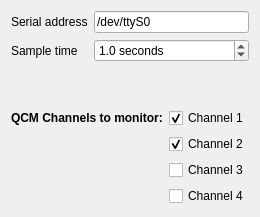
               <widget class="QWidget" name="page_deposition">
                <layout class="QGridLayout" name="gridLayout_18">
                 <item row="0" column="0">
                  <layout class="QVBoxLayout" name="verticalLayout_8">
                   <item>
                    <layout class="QGridLayout" name="gridLayout_8">
                     <item row="1" column="0">
                      <widget class="QLabel" name="label_26">
                       <property name="text">
                        <string>Sample time</string>
                       </property>
                      </widget>
                     </item>
                     <item row="1" column="1">
                      <widget class="QDoubleSpinBox" name="doubleSpinBox_5">
                       <property name="accessibleName">
                        <string>QCM_sampleTime</string>
                       </property>
                       <property name="suffix">
                        <string> seconds</string>
                       </property>
                       <property name="decimals">
                        <number>1</number>
                       </property>
                       <property name="maximum">
                        <double>60.000000000000000</double>
                       </property>
                       <property name="value">
                        <double>1.000000000000000</double>
                       </property>
                      </widget>
                     </item>
                     <item row="0" column="0">
                      <widget class="QLabel" name="label_33">
                       <property name="text">
                        <string>Serial address</string>
                       </property>
                      </widget>
                     </item>
                     <item row="0" column="1">
                      <widget class="QLineEdit" name="lineEdit_4">
                       <property name="accessibleName">
                        <string>inficonAddr</string>
                       </property>
                       <property name="text">
                        <string>/dev/ttyS0</string>
                       </property>
                       <property name="placeholderText">
                        <string>/dev/</string>
                       </property>
                      </widget>
                     </item>
                    </layout>
                   </item>
                   <item>
                    <spacer name="verticalSpacer_3">
                     <property name="orientation">
                      <enum>Qt::Vertical</enum>
                     </property>
                     <property name="sizeType">
                      <enum>QSizePolicy::Minimum</enum>
                     </property>
                     <property name="sizeHint" stdset="0">
                      <size>
                       <width>20</width>
                       <height>40</height>
                      </size>
                     </property>
                    </spacer>
                   </item>
                   <item>
                    <layout class="QGridLayout" name="gridLayout_9">
                     <item row="0" column="0">
                      <widget class="QLabel" name="label_29">
                       <property name="font">
                        <font>
                         <weight>75</weight>
                         <bold>true</bold>
                        </font>
                       </property>
                       <property name="text">
                        <string>QCM Channels to monitor:</string>
                       </property>
                      </widget>
                     </item>
                     <item row="0" column="1">
                      <widget class="QCheckBox" name="checkBoxQCM1">
                       <property name="accessibleName">
                        <string>QCM1</string>
                       </property>
                       <property name="layoutDirection">
                        <enum>Qt::LeftToRight</enum>
                       </property>
                       <property name="autoFillBackground">
                        <bool>false</bool>
                       </property>
                       <property name="text">
                        <string>Channel 1</string>
                       </property>
                       <property name="checked">
                        <bool>true</bool>
                       </property>
                      </widget>
                     </item>
                     <item row="1" column="1">
                      <widget class="QCheckBox" name="checkBoxQCM2">
                       <property name="accessibleName">
                        <string>QCM2</string>
                       </property>
                       <property name="text">
                        <string>Channel 2</string>
                       </property>
                       <property name="checked">
                        <bool>true</bool>
                       </property>
                      </widget>
                     </item>
                     <item row="2" column="1">
                      <widget class="QCheckBox" name="checkBoxQCM3">
                       <property name="accessibleName">
                        <string>QCM3</string>
                       </property>
                       <property name="text">
                        <string>Channel 3</string>
                       </property>
                      </widget>
                     </item>
                     <item row="3" column="1">
                      <widget class="QCheckBox" name="checkBoxQCM4">
                       <property name="accessibleName">
                        <string>QCM4</string>
                       </property>
                       <property name="text">
                        <string>Channel 4</string>
                       </property>
                      </widget>
                     </item>
                    </layout>
                   </item>
                  </layout>
                 </item>
                </layout>
               </widget>
